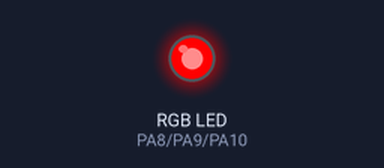
Recording of a sketch running on a simulated STM32 Blue Pill. Shown: an RGB LED mixed from three pins (HIGH = lit).

Above: at 0.5 s.
At 2.5 s:
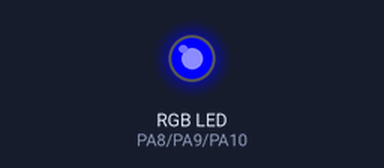
At 3.5 s:
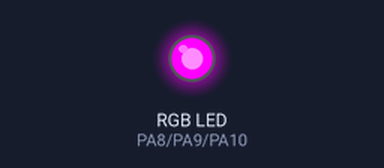
At 4.5 s:
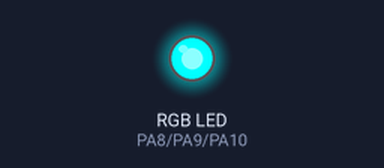
At 6.5 s:
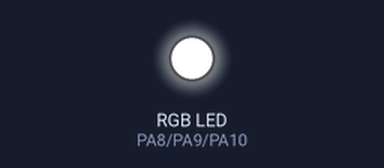
At 9.5 s:
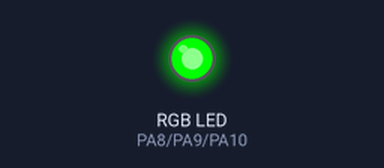
Timing chart, 0 to 10.4 s (numbered marks = the images above):
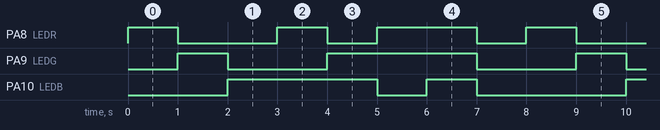

Measured:
- by itself, PA8 (LEDR): repeats every 8.0 s: LOW 2.0 s, HIGH 1.0 s, LOW 1.0 s, HIGH 2.0 s, LOW 1.0 s, HIGH 1.0 s
- by itself, PA9 (LEDG): repeats every 8.0 s: LOW 2.0 s, HIGH 3.0 s, LOW 2.0 s, HIGH 1.0 s
- by itself, PA10 (LEDB): repeats every 8.0 s: LOW 1.0 s, HIGH 1.0 s, LOW 3.0 s, HIGH 3.0 s

The sketch:

LEDRGB_stm32.ino
```cpp
byte LEDR = PA8;
byte LEDG = PA9;
byte LEDB = PA10;

void setup() {
  pinMode(LEDR, OUTPUT);
  pinMode(LEDG, OUTPUT);
  pinMode(LEDB, OUTPUT);
  couleur(0, 0, 0);
}

void loop() {
  couleur(255, 0, 0);
  delay(1000);
  couleur(0, 255, 0);
  delay(1000);
  couleur(0, 0, 255);
  delay(1000);
  couleur(255, 0, 255);
  delay(1000);
  couleur(0, 255, 255);
  delay(1000);
  couleur(255, 255, 0);
  delay(1000);
  couleur(255, 255, 255);
  delay(1000);
  couleur(0, 0, 0);
  delay(1000);
}

void couleur(byte r, byte g, byte b) {

  // Version cathode commune
  analogWrite(LEDR, r);
  analogWrite(LEDG, g);
  analogWrite(LEDB, b);
  // Version anode commune
  /*analogWrite(LEDR, ~r);
  analogWrite(LEDG, ~g);
  analogWrite(LEDB, ~b);*/
}
```
